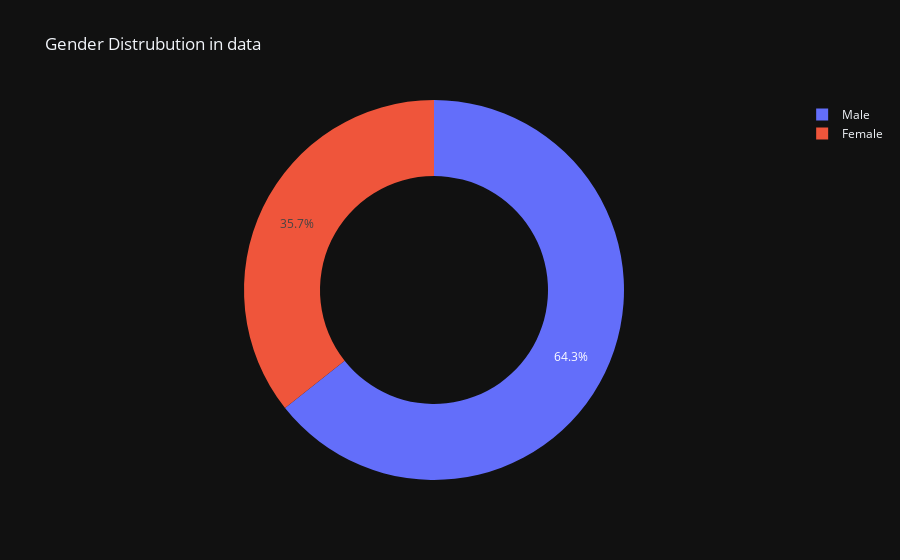

Notebook code for this chart:
### Code cell
#donut chart
px.pie(gender_count,
       gender_count.index,
       gender_count.values,
       hole=0.6 ,
       title='Gender Distrubution in data',
       template='plotly_dark')

### Figure 1 — Plotly figure (JSON) as saved in the notebook; plotly's stock layout.template omitted (floating-point values rounded to 4 significant figures)
{"data": [{"domain": {"x": [0, 1], "y": [0, 1]}, "hole": 0.6, "hovertemplate": "sex=%{label}<br>value=%{value}<extra></extra>", "labels": ["Male", "Female"], "legendgroup": "", "name": "", "showlegend": true, "type": "pie", "values": [157, 87]}], "layout": {"legend": {"tracegroupgap": 0}, "title": {"text": "Gender Distrubution in data"}}}
